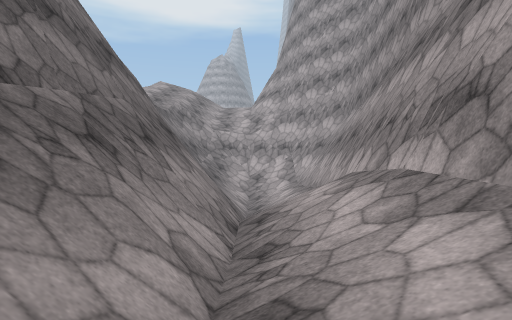
View 1 (above)

12 first-person views from a walk through a Unity game level. The camera is 1.5 m above the floor, looks level and sees 75° across. The floor is counted in squares, 1.8 m on a side. Each view is taken from the middle of a square. On the plan, view 1 faces up. The plan holds only what a view shows up to about 11 squares ahead; the rest is blank. The place goes on beyond the plan. The player character is not drawn. Surface patterns are stand-ins for the level's own textures.

View 2
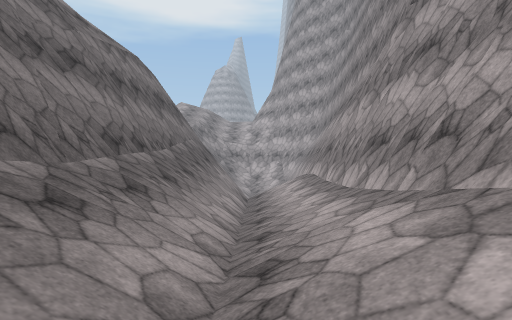

View 3
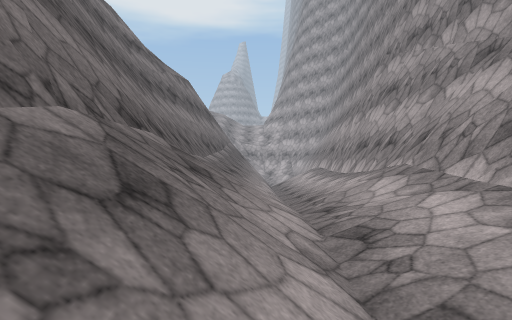

View 4
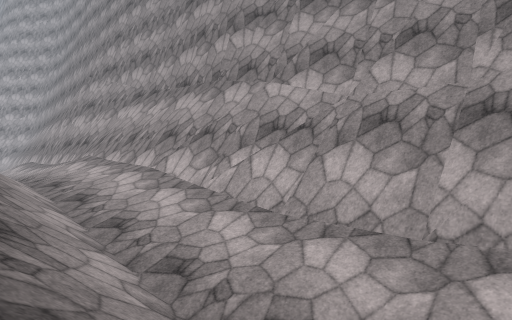

View 5
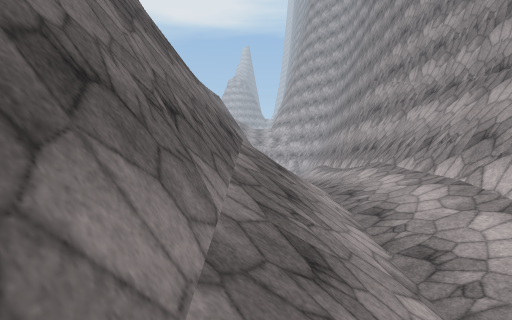

View 6
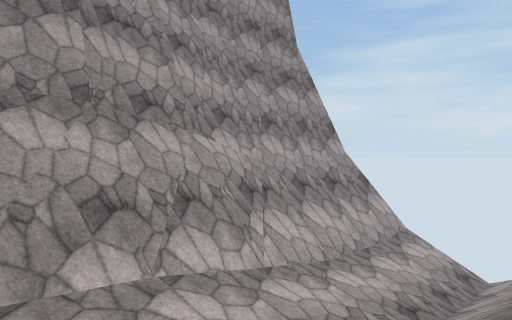

View 7
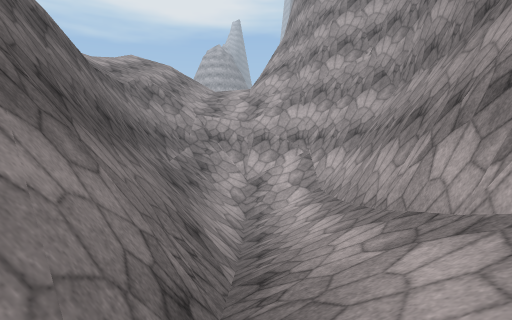

View 8
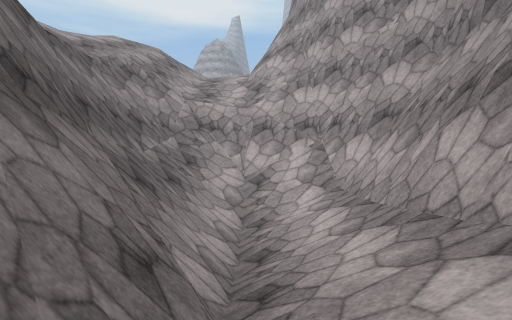

View 9
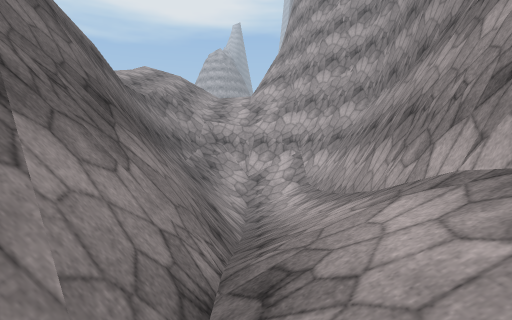

View 10
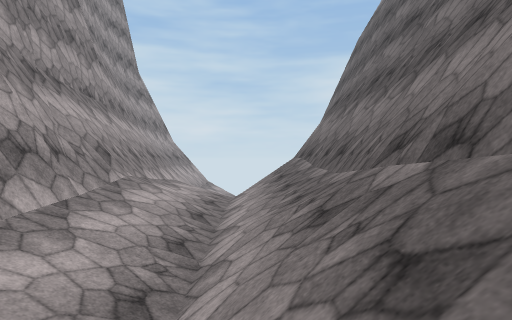

View 11
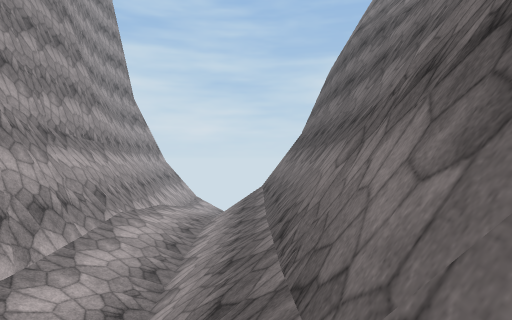

View 12
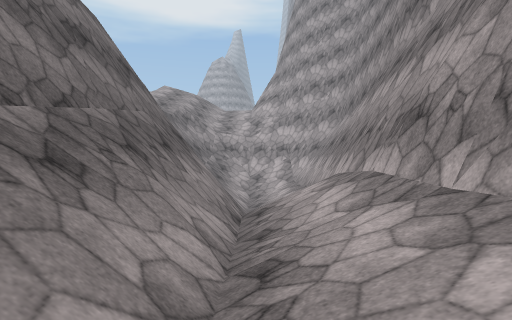

### Floor plan
Key: @ floor where view 1 was taken; # wall or solid block; / step, stairs or slope; ^ raised ledge; v drop or lower ground.
Columns run from 7 left of view 1 to 4 right of it. Each row starts with its distance up from view 1.
 18  ////////#
 17  //vv/vvv#
 16  //v#//###
 15    v#////#
 14    v#////#
 13    v#////#
 12    v#////#
 11    vv#///#
 10    vv##//#
  9    vv #//#
  8    vv #//#
  7    vv##//#
  6    vv##//#
  5   /v#/#//#
  4   /v#////#
  3   /v#////#
  2   vv#////#
  1  vvv#////#
  0  vv #//@/#
 -1   v #////#
 -2  vv #////#
 -3  vv #////#
 -4  vv #////#
 -5 /vv #////#
 -6 ^vv #////#
 -7   v #////#
 -8     #////#
 -9     #////#
-10     #////##
-11     #////###
-12     #//////#
-13     #//////#
-14      ////###
-15      ////##
-16          #

Positions as (right, up) in squares from view 1, and headings:
1: (0, 0), facing up
2: (0, -6), facing up
3: (-1, -10), facing up
4: (-2, -15), facing up-right
5: (-2, -14), facing up
6: (-2, -6), facing down-right
7: (0, 5), facing up
8: (0, 7), facing up
9: (0, 3), facing up
10: (-1, 3), facing down
11: (-2, 5), facing down
12: (0, -1), facing up
